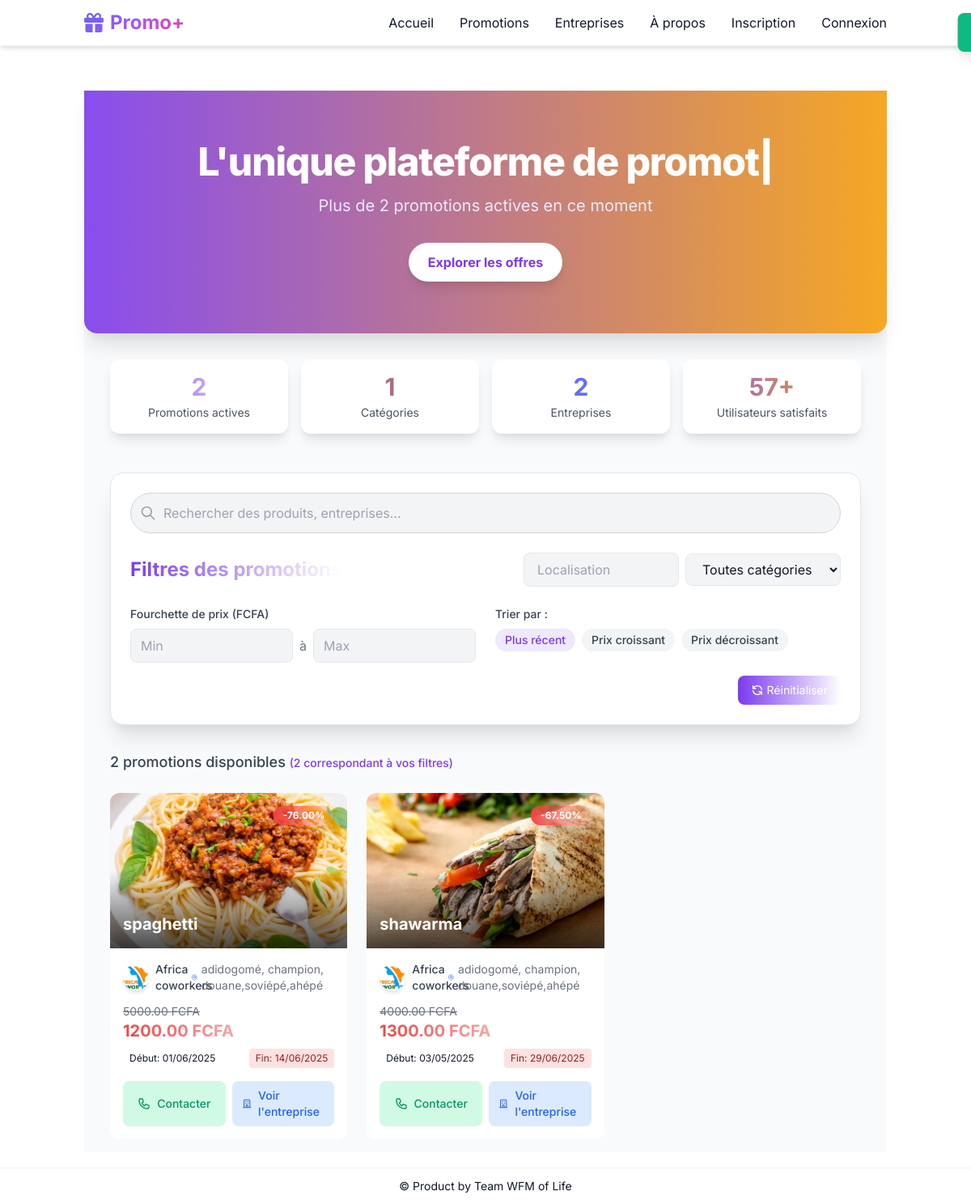
The page / on the database its author committed.
### promotions/models.py (models this page shows, shortened)
class Produit(models.Model):
    nom = models.CharField(max_length=100)
    description = models.TextField()
    prix = models.DecimalField(max_digits=10, decimal_places=2)
    prix_promotionnel = models.DecimalField(max_digits=10, decimal_places=2)
    date_debut_promo = models.DateTimeField()
    date_fin_promo = models.DateTimeField()
    quantite = models.IntegerField(default=1)
    image = models.ImageField(upload_to='produits/', default='produits/inconnues.jpg')
    categorie = models.ForeignKey(Categorie, on_delete=models.CASCADE)
    entreprise = models.ForeignKey(Entreprise, on_delete=models.CASCADE)
    est_expire = models.BooleanField(default=False)
    @property
    def discount_percentage(self):
        return round(((self.prix - self.prix_promotionnel) / self.prix) * 100, 2)

class Entreprise(models.Model):
    nom = models.CharField(max_length=100)
    categorie_e = models.CharField(max_length=50, choices=[
        ('Hôtel', 'Hôtel'),
        ('Supermarché', 'Supermarché'),
        ('hôpital', 'Hôpital'),
        ('magasin', 'Magasin'),
        ('réseau', 'Réseau'),
    ], default="Supermarché")
    email = models.EmailField()
    description = models.TextField(default="Soyez à l'afflux de nos meilleurs promos")
    contact = models.CharField(max_length=20)
    logo = models.ImageField(upload_to='logos/')
    banniere = models.ImageField(upload_to='bannieres/')
    localisation = models.CharField(max_length=255, help_text="Adresse textuelle pour l'affichage")
    localisation_map = models.TextField(help_text="Texte pour l'iframe Google Maps (ex: '6.1234,1.5678' ou 'Nom+du+lieu')")
    latitude = models.FloatField(blank=True, null=True,default=0)
    longitude = models.FloatField(blank=True, null=True,default=0)
    facebook = models.URLField(blank=True, null=True)
    instagram = models.URLField(blank=True, null=True)
    twitter = models.URLField(blank=True, null=True)
    website = models.URLField(blank=True, null=True)
    meta_description = models.TextField(blank=True, null=True, help_text="Description pour le référencement SEO")
    meta_keywords = models.CharField(max_length=255, blank=True, null=True, help_text="Mots-clés pour le référencement SEO, séparés par des virgules")
    abonnes_count = models.PositiveIntegerField(default=0)
    class Meta:
        verbose_name = "Entreprise"
        verbose_name_plural = "Entreprises"

### promotions/views.py (the view)
# urls.py: path('', views.accueil, name='accueil'),
def accueil(request):
    Produit.objects.filter(
        date_fin_promo__lt=timezone.now(),
        est_expire=False
    ).update(est_expire=True)
    categoriess = Entreprise.objects.values_list('categorie_e', flat=True).distinct()
    produits = Produit.objects.filter(
        date_debut_promo__lte=timezone.now(),
        date_fin_promo__gte=timezone.now(),
        est_expire=False
    ).select_related('entreprise', 'categorie').order_by('-date_debut_promo')
    categories = Categorie.objects.annotate(num_produits=Count('produit')).filter(num_produits__gt=0)
    zones_uniques = Entreprise.objects.exclude(localisation__isnull=True).exclude(localisation__exact='')\
        .values_list('localisation', flat=True).distinct()
    entreprises_count = Entreprise.objects.count()
    context = {
        'produit_list': produits,
        'categories': categories,
        'categoriess': categoriess,
        'zones_uniques': zones_uniques,
        'entreprises_count': entreprises_count,
    }
    return render(request, 'accueil.html', context)

### promotions/templates/accueil.html (shortened to what this page needs)
{% extends 'base.html' %}
{% block content %}
<div class="min-h-screen bg-gray-50 dark:bg-gray-900 text-gray-900 dark:text-gray-100 transition-colors duration-300">
  <div class="relative overflow-hidden rounded-b-2xl shadow-xl">
    <div class="absolute inset-0 bg-gradient-to-r from-purple-600 to-yellow-500 opacity-90"></div>
    <div class="relative max-w-7xl mx-auto py-16 px-4 sm:px-6 lg:px-8">
      <div class="text-center">
        <h1 class="text-4xl md:text-5xl font-extrabold tracking-tight text-white">
          <span class="typing-text" data-texts='["L&#39;unique plateforme de promotions universelle", "Économisez jusqu&#39;à 80%", "Découvrez des offres exclusives autour de vous"]'></span>
        </h1>
        <p class="mt-4 max-w-md mx-auto text-xl text-purple-100">
          Plus de {{ produit_list.count }} promotions actives en ce moment
        </p>
        <div class="mt-8 flex justify-center gap-4">
          <button onclick="scrollToPromotions()" class="px-6 py-3 bg-white text-purple-600 font-bold rounded-full hover:bg-gray-100 transition-all transform hover:scale-105 shadow-lg">
            Explorer les offres
          </button>
        </div>
      </div>
    </div>
  </div>
  <div class="max-w-7xl mx-auto px-4 sm:px-6 lg:px-8 py-8 grid grid-cols-2 md:grid-cols-4 gap-4">
    <div class="bg-white dark:bg-gray-800 rounded-xl p-4 shadow-lg text-center glow-on-hover">
      <div class="text-3xl font-bold bg-gradient-to-r from-purple-600 to-orange-500 bg-clip-text text-transparent">{{ produit_list.count }}</div>
      <div class="text-sm text-gray-600 dark:text-gray-300 mt-1">Promotions actives</div>
    </div>
    <div class="bg-white dark:bg-gray-800 rounded-xl p-4 shadow-lg text-center glow-on-hover">
      <div class="text-3xl font-bold bg-gradient-to-r from-purple-500 to-yellow-600 bg-clip-text text-transparent">{{ categories.count }}</div>
      <div class="text-sm text-gray-600 dark:text-gray-300 mt-1">Catégories</div>
    </div>
    <div class="bg-white dark:bg-gray-800 rounded-xl p-4 shadow-lg text-center glow-on-hover">
      <div class="text-3xl font-bold bg-gradient-to-r from-purple-500 to-blue-500 bg-clip-text text-transparent">{{ entreprises_count }}</div>
      <div class="text-sm text-gray-600 dark:text-gray-300 mt-1">Entreprises</div>
    </div>
    <div class="bg-white dark:bg-gray-800 rounded-xl p-4 shadow-lg text-center glow-on-hover">
      <div class="text-3xl font-bold bg-gradient-to-r from-purple-500 to-yellow-500 bg-clip-text text-transparent">57+</div>
      <div class="text-sm text-gray-600 dark:text-gray-300 mt-1">Utilisateurs satisfaits</div>
    </div>
  </div>
  <div id="promotions" class="max-w-7xl mx-auto px-4 sm:px-6 lg:px-8 py-4">
    <div class="bg-white dark:bg-gray-800 rounded-2xl shadow-xl p-6 mb-8 border border-gray-200 dark:border-gray-700">
      <div class="relative mb-6">
        <div class="absolute inset-y-0 left-0 pl-3 flex items-center pointer-events-none">
        </div>
        <input type="text" id="search-input" class="block w-full pl-10 pr-3 py-3 border border-gray-300 dark:border-gray-600 rounded-full bg-gray-100 dark:bg-gray-700 focus:outline-none focus:ring-2 focus:ring-purple-500 focus:border-transparent transition-all duration-300" placeholder="Rechercher des produits, entreprises...">
      </div>
      <div class="flex flex-col md:flex-row justify-between items-start md:items-center gap-4 mb-6">
        <h2 class="text-2xl font-bold bg-gradient-to-r from-purple-600 to-orange-500 bg-clip-text text-transparent">
        </h2>
        <div class="flex items-center gap-2 w-full md:w-auto">
          <div class="relative flex-1 md:w-48">
            <input list="zone-options" id="zone-filter" class="w-full px-4 py-2 bg-gray-100 dark:bg-gray-700 border border-gray-200 dark:border-gray-600 rounded-lg focus:ring-2 focus:ring-purple-500 focus:border-transparent transition-all duration-300" placeholder="Localisation">
          </div>
          <div class="relative flex-1 md:w-48">
            <select id="category-filter" class="w-full px-4 py-2 bg-gray-100 dark:bg-gray-700 border border-gray-200 dark:border-gray-600 rounded-lg focus:ring-2 focus:ring-purple-500 focus:border-transparent transition-all duration-300">
              <option value="">Toutes catégories</option>
            </select>
          </div>
        </div>
      </div>
      <div class="grid grid-cols-1 md:grid-cols-2 gap-6 mb-4">
        <div>
          <label class="block text-sm font-medium text-gray-700 dark:text-gray-300 mb-2">Fourchette de prix (FCFA)</label>
          <div class="flex items-center space-x-2">
            <input type="number" id="min-price" placeholder="Min" class="w-1/2 px-3 py-2 bg-gray-100 dark:bg-gray-700 border border-gray-200 dark:border-gray-600 rounded-lg focus:ring-2 focus:ring-purple-500 focus:border-transparent transition-all duration-300">
            <span class="text-gray-500">à</span>
            <input type="number" id="max-price" placeholder="Max" class="w-1/2 px-3 py-2 bg-gray-100 dark:bg-gray-700 border border-gray-200 dark:border-gray-600 rounded-lg focus:ring-2 focus:ring-purple-500 focus:border-transparent transition-all duration-300">
          </div>
        </div>
        <div>
          <label class="block text-sm font-medium text-gray-700 dark:text-gray-300 mb-2">Trier par :</label>
          <div class="flex flex-wrap gap-2">
            <button onclick="setSortOption('recent')" id="sort-recent" class="px-3 py-1 bg-purple-100 dark:bg-purple-900 text-purple-600 dark:text-purple-300 rounded-full text-sm font-medium transition-all duration-300">
              Plus récent
            </button>
            <button onclick="setSortOption('asc')" id="sort-asc" class="px-3 py-1 bg-gray-100 dark:bg-gray-700 text-gray-700 dark:text-gray-300 rounded-full text-sm font-medium transition-all duration-300">
              Prix croissant
            </button>
            <button onclick="setSortOption('desc')" id="sort-desc" class="px-3 py-1 bg-gray-100 dark:bg-gray-700 text-gray-700 dark:text-gray-300 rounded-full text-sm font-medium transition-all duration-300">
              Prix décroissant
            </button>
          </div>
        </div>
      </div>
      <div class="flex justify-end">
        <button onclick="resetFilters()" class="text-sm bg-gradient-to-r from-purple-600 to-orange-500 text-white px-4 py-2 rounded-lg hover:opacity-90 transition-all duration-300 flex items-center">
          <svg xmlns="http://www.w3.org/2000/svg" class="h-4 w-4 mr-1" fill="none" viewBox="0 0 24 24" stroke="currentColor">
            <path stroke-linecap="round" stroke-linejoin="round" stroke-width="2" d="M4 4v5h.582m15.356 2A8.001 8.001 0 004.582 9m0 0H9m11 11v-5h-.581m0 0a8.003 8.003 0 01-15.357-2m15.357 2H15" />
          </svg>
          Réinitialiser
        </button>
      </div>
    </div>
    <div class="flex items-center justify-between mb-6">
      <h3 class="text-lg font-medium text-gray-700 dark:text-gray-300">
        <span id="products-count">{{ produit_list.count }}</span> promotions disponibles
        <span id="filtered-count" class="text-sm text-purple-600 dark:text-purple-400 hidden">(<span id="filtered-number">0</span> correspondant à vos filtres)</span>
      </h3>
    </div>
    <div class="grid grid-cols-1 sm:grid-cols-2 lg:grid-cols-3 xl:grid-cols-4 gap-6" id="products-container">
      {% for produit in produit_list %}
      <div class="product-card bg-white dark:bg-gray-800 rounded-xl overflow-hidden transform transition-all duration-300 hover:scale-[1.02] hover:shadow-2xl relative group"
           data-price="{{ produit.prix_promotionnel }}"
           data-zone="{{ produit.entreprise.localisation }}"
           data-categorie="{{ produit.categorie.nom }}"
           data-date="{{ produit.date_debut_promo|date:'U' }}"
           data-name="{{ produit.nom|lower }}"
           data-entreprise="{{ produit.entreprise.nom|lower }}"
           data-discount="{{ produit.discount_percentage }}"
           data-telephone="{{ produit.entreprise.contact }}"
           data-entreprise-id="{{ produit.entreprise.id }}">
        <div class="relative h-48 overflow-hidden">
          <div class="absolute inset-0 bg-gradient-to-t from-black/70 via-transparent to-transparent z-10"></div>
          <img src="{{ produit.image.url }}" alt="{{ produit.nom }}" class="w-full h-full object-cover transition-transform duration-500 group-hover:scale-110">
          <h3 class="absolute bottom-4 left-4 right-4 text-xl font-bold text-white truncate z-20">{{ produit.nom }}</h3>
          <div class="absolute top-4 right-4 bg-gradient-to-r from-red-500 to-orange-500 text-white text-xs font-bold px-3 py-1 rounded-full shadow-lg z-20">
            -{{ produit.discount_percentage }}%
          </div>
        </div>
        <div class="p-4">
          <div class="flex items-center justify-between">
            <div class="flex items-center">
              <img src="{{ produit.entreprise.logo.url }}" alt="{{ produit.entreprise.nom }}" class="w-8 h-8 rounded-full object-cover shadow-md mr-2">
              <span class="text-sm font-medium text-gray-700 dark:text-gray-300">{{ produit.entreprise.nom }}</span>
            </div>
            <div class="flex items-center text-sm text-gray-500 dark:text-gray-400">
              {{ produit.entreprise.localisation }}
            </div>
          </div>
          <div class="mt-3">
            <p class="text-sm text-gray-500 dark:text-gray-400 line-through">{{ produit.prix }} FCFA</p>
            <p class="text-xl font-bold text-gradient bg-clip-text text-transparent bg-gradient-to-r from-red-500 to-orange-500">{{ produit.prix_promotionnel }} FCFA</p>
          </div>
          <div class="mt-2 flex justify-between text-xs">
            <span class="bg-orange-100 dark:bg-orange-900 text-orange-800 dark:text-orange-200 px-2 py-1 rounded">Début: {{ produit.date_debut_promo|date:"d/m/Y" }}</span>
            <span class="bg-red-100 dark:bg-red-900 text-red-800 dark:text-red-200 px-2 py-1 rounded">Fin: {{ produit.date_fin_promo|date:"d/m/Y" }}</span>
          </div>
          <div class="mt-4 grid grid-cols-2 gap-2">
            <button onclick="openContactPopup('{{ produit.entreprise.nom }}', '{{ produit.nom }}', '{{ produit.entreprise.contact }}', '{{ produit.entreprise.email }}')"
                    class="bg-green-100 dark:bg-green-900 text-green-600 dark:text-green-300 px-3 py-2 rounded-lg text-sm font-medium flex items-center justify-center hover:bg-green-200 dark:hover:bg-green-800 transition-all duration-300 group/btn">
              Contacter
            </button>
            <a href="{% url 'entreprise_public_view' produit.entreprise.id %}" class="bg-blue-100 dark:bg-blue-900 text-blue-600 dark:text-blue-300 px-3 py-2 rounded-lg text-sm font-medium flex items-center justify-center hover:bg-blue-200 dark:hover:bg-blue-800 transition-all duration-300 group/btn">
              Voir l'entreprise
            </a>
          </div>
        </div>
        <div class="absolute inset-0 border-2 border-transparent group-hover:border-purple-500/30 rounded-xl pointer-events-none transition-all duration-500"></div>
      </div>
      {% endfor %}
    </div>
  </div>
</div>
<div id="success-notification" class="fixed top-4 right-4 bg-green-500 text-white px-6 py-3 rounded-lg shadow-lg z-50 transform translate-x-full transition-transform duration-300">
</div>
{% endblock %}

### promotions/templates/base.html (style rules this page uses)
html { scroll-behavior: smooth; }
body { font-family: 'Inter', sans-serif; }
.transition-mode { transition: background-color 0.5s ease, color 0.5s ease, border-color 0.5s ease; }
:root { --bg-primary: #ffffff; --text-primary: #111827; --text-secondary: #4b5563; --header-bg: rgba(255, 255, 255, 0.9); --header-border: rgba(229, 231, 235, 0.5); --card-bg: #ffffff; --card-border: #e5e7eb; --menu-bg: #ffffff; --menu-shadow: 0 10px 25px -5px rgba(0, 0, 0, 0.1); --menu-hover: #f3f4f6; --accent-color: #6366f1; --accent-hover: #4f46e5; --glow-color: rgba(99, 102, 241, 0.1); }
body { background-color: var(--bg-primary); color: var(--text-primary); font-family: 'Inter', -apple-system, BlinkMacSystemFont, sans-serif; }

### promotions/templates/accueil.html (style rules this page uses)
.typing-text::after { content: '|'; animation: blink 1s infinite; }
.glow-on-hover { transition: box-shadow 0.3s ease; }
.text-gradient { background-clip: text; -webkit-background-clip: text; color: transparent; }
.transition-all { transition: all 0.3s ease; }
.product-card .relative.h-48::after { content: ''; position: absolute; inset: 0; background: linear-gradient(to top, rgba(0,0,0,0.7) 0%, transparent 50%); z-index: 10; }

### rows shown on the page
Produit: image (picture), nom "spaghetti", discount_percentage "76.00", entreprise.logo (picture), entreprise.nom "Africa coworkers", entreprise.localisation "adidogomé, champion, douane,soviépé,ahépé", prix "5000.00", date_debut_promo "01/06/2025", date_fin_promo "14/06/2025"
Produit: image (picture), nom "shawarma", discount_percentage "67.50", entreprise.logo (picture), entreprise.nom "Africa coworkers", entreprise.localisation "adidogomé, champion, douane,soviépé,ahépé", prix "4000.00", date_debut_promo "03/05/2025", date_fin_promo "29/06/2025"

### other values the page prints
{{ produit_list.count }} "2"
